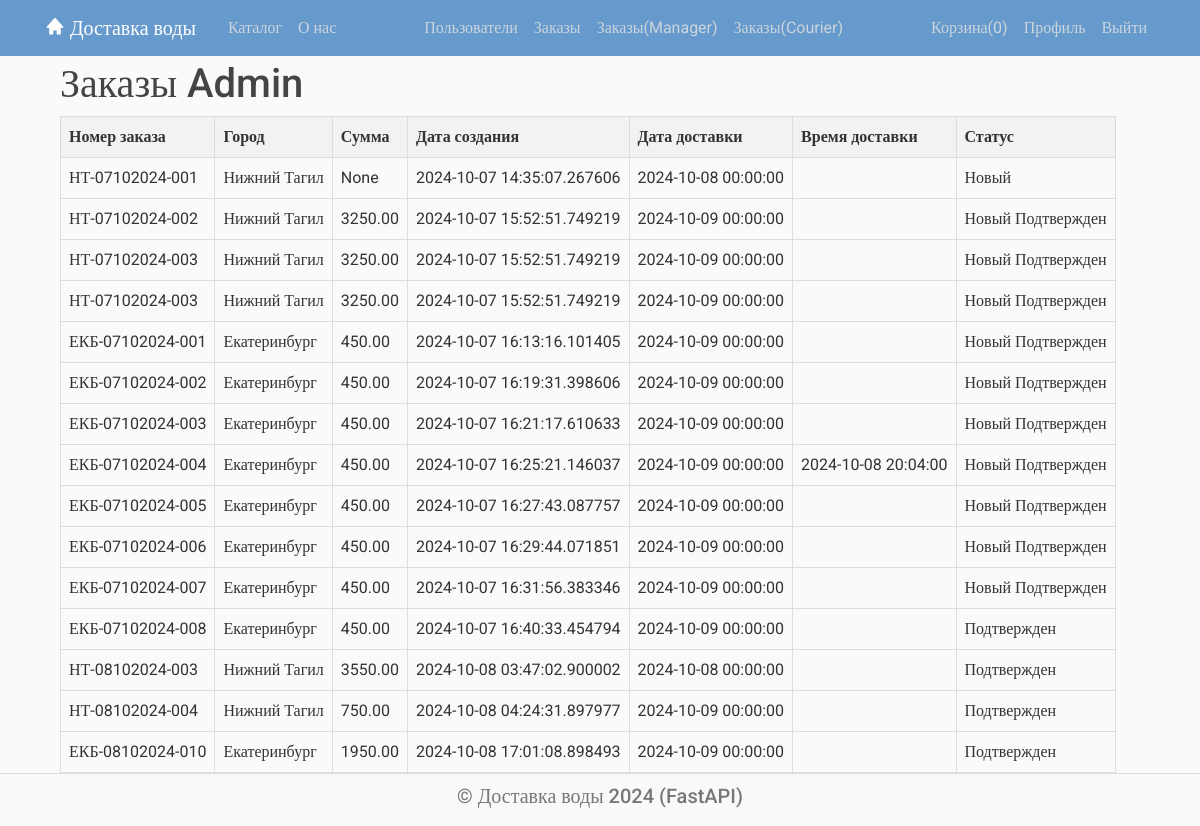
/order/list (signed in), run on the app's committed database.
### models/user.py (models this page shows, shortened)
class User(Base):
    __tablename__ = 'users'
    id = Column(Integer, primary_key=True, index=True)
    username = Column(String)
    email = Column(String, unique=True, index=True)
    password = Column(String)  # пароль
    is_active = Column(Boolean, default=True)
    is_admin = Column(Boolean, default=False)
    profile = relationship('Profile', foreign_keys=[Profile.user_id], back_populates='user', uselist=False)  # профиль
    orders = relationship('Order', foreign_keys=[Order.user_id], back_populates='user')
    managed_orders = relationship('Order', foreign_keys=[Order.manager_id], back_populates='manager')
    courier_orders = relationship('Order', foreign_keys=[Order.courier_id], back_populates='courier')

### models/order.py (models this page shows, shortened)
class Order(Base):
    __tablename__ = "orders"
    id = Column(Integer, primary_key=True, index=True)
    number = Column(String)
    customer_name = Column(String)
    customer_email = Column(String)
    customer_phone = Column(String)
    address = Column(String)
    delivery_date = Column(DateTime)
    items = Column(String)
    total_price = Column(DECIMAL(10, 2), default=0.00)
    created_at = Column(DateTime, default=datetime.now())
    is_new = Column(Boolean, default=True)
    is_confirmed = Column(Boolean, default=False)
    confirmed_at = Column(DateTime, default=None)
    is_delivered = Column(Boolean, default=False)
    is_delivered_time = Column(DateTime, default=None)
    is_canceled = Column(Boolean, default=False)
    city_id = Column(Integer, ForeignKey('cities.id'), nullable=False)
    city = relationship('City', back_populates='orders')
    user_id = Column(Integer, ForeignKey('users.id'), nullable=False, index=True)
    user = relationship('User', foreign_keys=[user_id], back_populates='orders')
    manager_id = Column(Integer, ForeignKey('users.id'), nullable=True)
    courier_id = Column(Integer, ForeignKey('users.id'), nullable=True)
    manager = relationship('User', foreign_keys=[manager_id], back_populates='managed_orders')
    courier = relationship('User', foreign_keys=[courier_id], back_populates='courier_orders')

### models/sprav.py (models this page shows)
class City(Base):
    __tablename__ = "cities"
    id = Column(Integer, primary_key=True, index=True)
    name = Column(String, index=True)
    abbreviation = Column(String, index=True)
    orders = relationship('Order', back_populates='city')
    profiles = relationship('Profile', back_populates='city')

### routers/order.py (the view)
@router.get("/list")
async def all_orders(request: Request, db: Session = Depends(get_db)):
    user = get_current_user(request, db)
    orders = db.scalars(select(Order).where(Order.user_id == user.id))
    context = {
        'title': 'Заказы',
        'orders': orders,
        'cart_items_count': request.session.get("cart_items_count", 0),
        'user': user
    }
    return templates.TemplateResponse(request, "/order/orders.html", context)

### templates/order/orders.html (shortened to what this page needs)
{% extends "main.html" %}
{% block content %}
<div class="container">
    <h1>Заказы {{ user.username }}</h1>
    {% if user.is_authenticated() %}
    <table>
        <thead>
        <tr>
            <th>Номер заказа</th>
            <th>Город</th>
            <th>Сумма</th>
            <th>Дата создания</th>
            <th>Дата доставки</th>
            <th>Время доставки</th>
            <th>Статус</th>
        </tr>
        </thead>
        <tbody>
        {% for order in orders %}
        <tr>
            <td class="{% if order.is_canceled %}canceled{% endif %}">{{ order.number }}</td>
            <td>{{ order.city.name }}</td>
            <td>{{ order.total_price }}</td>
            <td>{{ order.created_at }}</td>
            <td>{{ order.delivery_date }}</td>
            <td>{% if order.is_delivered %}{{ order.is_delivered_time }}{% endif %}</td>
            <td>{% if order.is_new %}Новый{% endif %}
                {% if order.is_confirmed %}Подтвержден{% endif %}
            </td>
        </tr>
        {% endfor %}
        </tbody>
    </table>
    {% else %}
    <p>Чтобы обрабатывать заказы, вам необходимо <a href="/user/login">войти</a>.</p>
    {% endif %}
</div>
{% endblock %}

### static/styles.css (style rules this page uses)
body { margin:0; padding:0; background: #fafafa; color: #333333; margin-top: 5rem; font-family:Roboto; }
h1, h2, h3, h4, h5, h6 { color: #444444; }

### templates/main.html (style rules this page uses)
body { display: flex; flex-direction: column; min-height: 100vh; margin: 0; }

### templates/order/orders.html (style rules this page uses)
table { width: 100%; border-collapse: collapse; }
th, td { border: 1px solid #ddd; padding: 8px; text-align: left; white-space: nowrap; }
th { background-color: #f2f2f2; }
th:nth-child(1), td:nth-child(1) { width: 150px; }
th:nth-child(5), td:nth-child(5) { width: 100px; }

### data on the page
User: username "Admin"
Order: number "НТ-07102024-001", city.name "Нижний Тагил", total_price "None", created_at "2024-10-07 14:35:07.267606", delivery_date "2024-10-08 00:00:00", is_new "Новый"
Order: number "НТ-07102024-002", city.name "Нижний Тагил", total_price "3250.00", created_at "2024-10-07 15:52:51.749219", delivery_date "2024-10-09 00:00:00", is_new "Новый", is_confirmed "Подтвержден"
Order: number "НТ-07102024-003", city.name "Нижний Тагил", total_price "3250.00", created_at "2024-10-07 15:52:51.749219", delivery_date "2024-10-09 00:00:00", is_new "Новый", is_confirmed "Подтвержден"
Order: number "НТ-07102024-003", city.name "Нижний Тагил", total_price "3250.00", created_at "2024-10-07 15:52:51.749219", delivery_date "2024-10-09 00:00:00", is_new "Новый", is_confirmed "Подтвержден"
Order: number "ЕКБ-07102024-001", city.name "Екатеринбург", total_price "450.00", created_at "2024-10-07 16:13:16.101405", delivery_date "2024-10-09 00:00:00", is_new "Новый", is_confirmed "Подтвержден"
Order: number "ЕКБ-07102024-002", city.name "Екатеринбург", total_price "450.00", created_at "2024-10-07 16:19:31.398606", delivery_date "2024-10-09 00:00:00", is_new "Новый", is_confirmed "Подтвержден"
Order: number "ЕКБ-07102024-003", city.name "Екатеринбург", total_price "450.00", created_at "2024-10-07 16:21:17.610633", delivery_date "2024-10-09 00:00:00", is_new "Новый", is_confirmed "Подтвержден"
Order: number "ЕКБ-07102024-004", city.name "Екатеринбург", total_price "450.00", created_at "2024-10-07 16:25:21.146037", delivery_date "2024-10-09 00:00:00", is_delivered_time "2024-10-08 20:04:00", is_new "Новый", is_confirmed "Подтвержден"
Order: number "ЕКБ-07102024-005", city.name "Екатеринбург", total_price "450.00", created_at "2024-10-07 16:27:43.087757", delivery_date "2024-10-09 00:00:00", is_new "Новый", is_confirmed "Подтвержден"
Order: number "ЕКБ-07102024-006", city.name "Екатеринбург", total_price "450.00", created_at "2024-10-07 16:29:44.071851", delivery_date "2024-10-09 00:00:00", is_new "Новый", is_confirmed "Подтвержден"
Order: number "ЕКБ-07102024-007", city.name "Екатеринбург", total_price "450.00", created_at "2024-10-07 16:31:56.383346", delivery_date "2024-10-09 00:00:00", is_new "Новый", is_confirmed "Подтвержден"
Order: number "ЕКБ-07102024-008", city.name "Екатеринбург", total_price "450.00", created_at "2024-10-07 16:40:33.454794", delivery_date "2024-10-09 00:00:00", is_confirmed "Подтвержден"
Order: number "НТ-08102024-003", city.name "Нижний Тагил", total_price "3550.00", created_at "2024-10-08 03:47:02.900002", delivery_date "2024-10-08 00:00:00", is_confirmed "Подтвержден"
Order: number "НТ-08102024-004", city.name "Нижний Тагил", total_price "750.00", created_at "2024-10-08 04:24:31.897977", delivery_date "2024-10-09 00:00:00", is_confirmed "Подтвержден"
Order: number "ЕКБ-08102024-010", city.name "Екатеринбург", total_price "1950.00", created_at "2024-10-08 17:01:08.898493", delivery_date "2024-10-09 00:00:00", is_confirmed "Подтвержден"

### other printed values
{{ cart_items_count }} "0"
